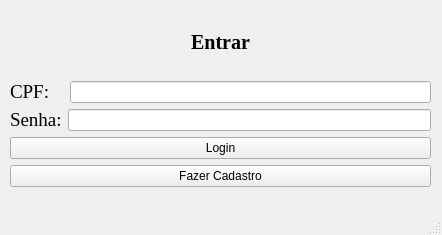
<?xml version="1.0" encoding="UTF-8"?>
<ui version="4.0">
 <class>login</class>
 <widget class="QMainWindow" name="login">
  <property name="geometry">
   <rect>
    <x>0</x>
    <y>0</y>
    <width>442</width>
    <height>235</height>
   </rect>
  </property>
  <property name="windowTitle">
   <string>Login</string>
  </property>
  <widget class="QWidget" name="centralwidget">
   <widget class="QLabel" name="edtNumDefeitos_2">
    <property name="geometry">
     <rect>
      <x>1370</x>
      <y>500</y>
      <width>133</width>
      <height>17</height>
     </rect>
    </property>
    <property name="text">
     <string/>
    </property>
    <property name="alignment">
     <set>Qt::AlignRight|Qt::AlignTrailing|Qt::AlignVCenter</set>
    </property>
    <property name="wordWrap">
     <bool>false</bool>
    </property>
   </widget>
   <widget class="QWidget" name="layoutWidget">
    <property name="geometry">
     <rect>
      <x>10</x>
      <y>10</y>
      <width>421</width>
      <height>177</height>
     </rect>
    </property>
    <layout class="QVBoxLayout" name="verticalLayout_2">
     <item>
      <widget class="QLabel" name="label_2">
       <property name="font">
        <font>
         <family>Times New Roman</family>
         <pointsize>15</pointsize>
         <weight>75</weight>
         <bold>true</bold>
        </font>
       </property>
       <property name="text">
        <string>Entrar</string>
       </property>
       <property name="alignment">
        <set>Qt::AlignCenter</set>
       </property>
      </widget>
     </item>
     <item>
      <layout class="QVBoxLayout" name="verticalLayout">
       <item>
        <layout class="QHBoxLayout" name="horizontalLayout_4">
         <item>
          <widget class="QLabel" name="label">
           <property name="font">
            <font>
             <family>Times New Roman</family>
             <pointsize>14</pointsize>
             <weight>50</weight>
             <bold>false</bold>
            </font>
           </property>
           <property name="text">
            <string>CPF:   </string>
           </property>
          </widget>
         </item>
         <item>
          <widget class="QLineEdit" name="cpf_user"/>
         </item>
        </layout>
       </item>
       <item>
        <layout class="QHBoxLayout" name="horizontalLayout_3">
         <item>
          <widget class="QLabel" name="label_Senha">
           <property name="font">
            <font>
             <family>Times New Roman</family>
             <pointsize>14</pointsize>
             <weight>50</weight>
             <bold>false</bold>
            </font>
           </property>
           <property name="text">
            <string>Senha:</string>
           </property>
          </widget>
         </item>
         <item>
          <widget class="QLineEdit" name="senha_user">
           <property name="echoMode">
            <enum>QLineEdit::Password</enum>
           </property>
          </widget>
         </item>
        </layout>
       </item>
       <item>
        <widget class="QPushButton" name="loginButton">
         <property name="text">
          <string>Login</string>
         </property>
        </widget>
       </item>
       <item>
        <widget class="QPushButton" name="cadastroButton">
         <property name="enabled">
          <bool>true</bool>
         </property>
         <property name="text">
          <string>Fazer Cadastro</string>
         </property>
        </widget>
       </item>
      </layout>
     </item>
    </layout>
   </widget>
  </widget>
  <widget class="QMenuBar" name="menubar">
   <property name="geometry">
    <rect>
     <x>0</x>
     <y>0</y>
     <width>442</width>
     <height>22</height>
    </rect>
   </property>
  </widget>
  <widget class="QStatusBar" name="statusbar"/>
 </widget>
 <resources/>
 <connections/>
</ui>
